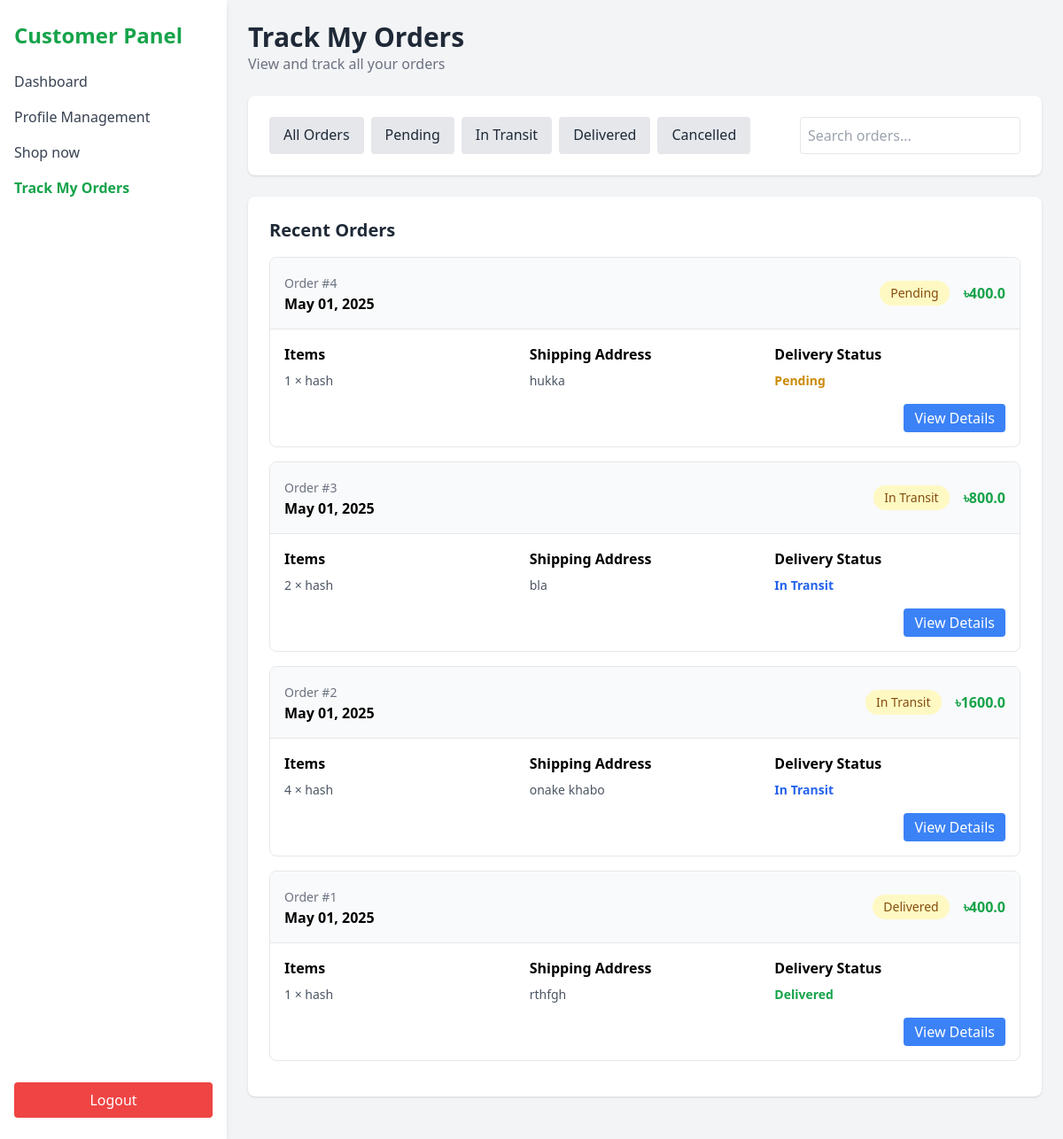
The page /track-orders (signed in) on the database as committed earlier.
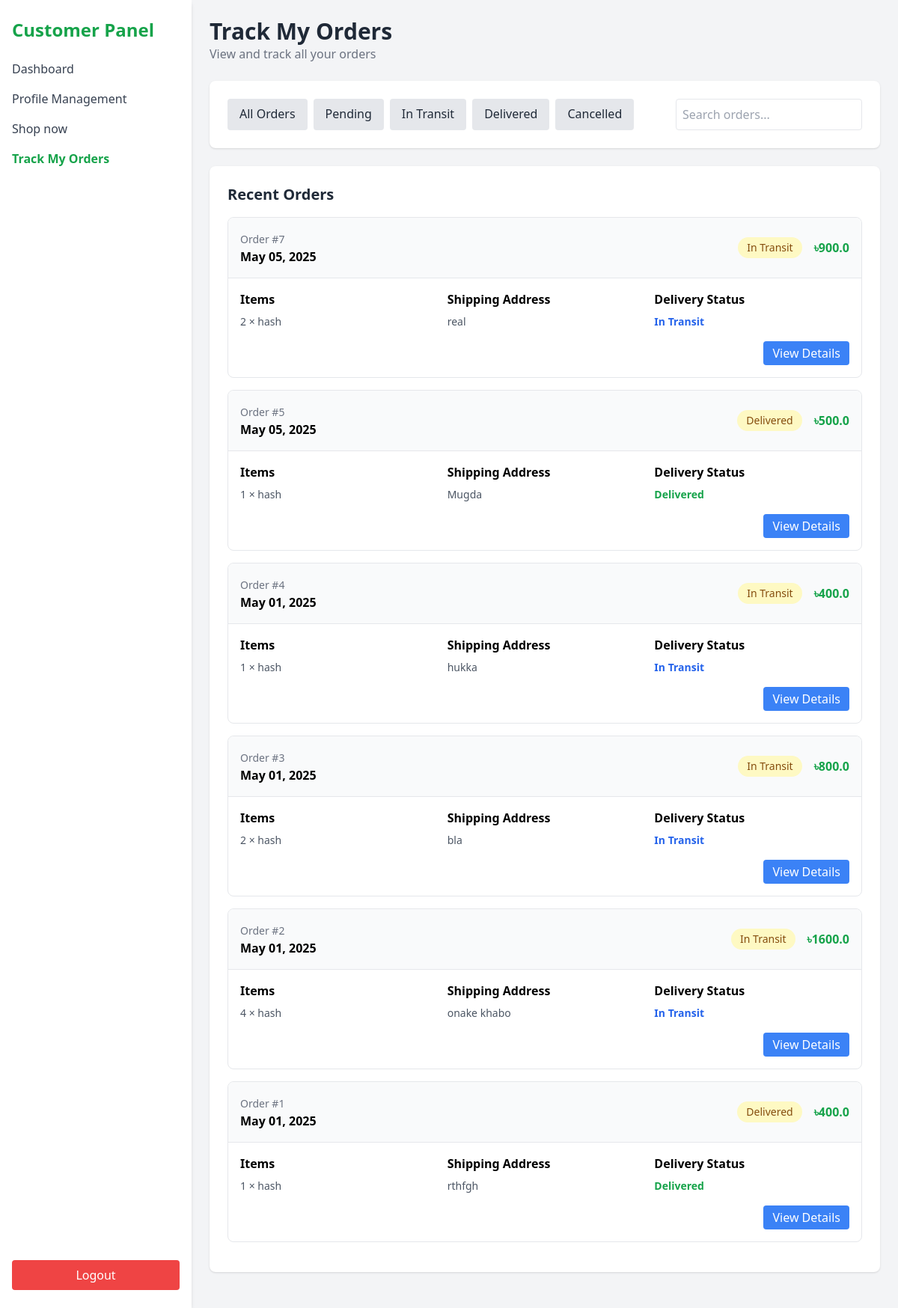
The same page on the database as committed later.
### models.py (models this page shows, shortened)
class Order(db.Model):
    id = db.Column(db.Integer, primary_key=True)
    customer_id = db.Column(db.Integer, db.ForeignKey('user.id'))
    delivery_man_id = db.Column(db.Integer, db.ForeignKey('user.id'))
    status = db.Column(db.String(20), default='Pending')  # Pending, In Transit, Delivered, Cancelled
    total_amount = db.Column(db.Float)
    shipping_address = db.Column(db.Text)
    order_date = db.Column(db.DateTime, default=datetime.utcnow)
    delivery_date = db.Column(db.DateTime)
    priority = db.Column(db.Enum(PriorityLevel), default=PriorityLevel.medium)
    customer = db.relationship('User', foreign_keys=[customer_id], backref='customer_orders')
    delivery_man = db.relationship('User', foreign_keys=[delivery_man_id], backref='delivery_orders')

class OrderItem(db.Model):
    id = db.Column(db.Integer, primary_key=True)
    order_id = db.Column(db.Integer, db.ForeignKey('order.id'))
    product_id = db.Column(db.Integer, db.ForeignKey('product.id'))
    quantity = db.Column(db.Integer, default=1)
    price = db.Column(db.Float)
    order = db.relationship('Order', backref='items')
    product = db.relationship('Product')

class Product(db.Model):
    id = db.Column(db.Integer, primary_key=True)
    name = db.Column(db.String(100), nullable=False)
    category = db.Column(db.String(100), nullable=False)
    quantity = db.Column(db.Integer, nullable=False)
    unit_price = db.Column(db.Float, nullable=False)
    product_description = db.Column(db.String(200), nullable=True)
    image = db.Column(db.String(100), nullable=True)  # Add this line for the image
    added_by = db.Column(db.Integer, db.ForeignKey('user.id'), nullable=False)

### app.py (the view)
@app.route('/track-orders')
def track_customer_orders():
    user_id = session.get('user_id')
    user = db.session.get(User, user_id)
    if not user or user.role != 'customer':
        return redirect(url_for('login'))
    status_filter = request.args.get('status')
    if status_filter and status_filter != 'All':
        orders = Order.query.filter_by(customer_id=user_id, status=status_filter).order_by(Order.order_date.desc()).all()
    else:
        orders = Order.query.filter_by(customer_id=user_id).order_by(Order.order_date.desc()).all()
    return render_template('track_orders.html', user=user, orders=orders)

### templates/track_orders.html (shortened to what the changed rows need)
<!DOCTYPE html>
<html lang="en">
<head>
  <script src="https://cdn.tailwindcss.com"></script>
</head>
<body class="bg-gray-100 min-h-screen">
  <div class="flex h-screen">
    <aside class="w-64 bg-white shadow-md px-4 py-6 flex flex-col h-full">
      <h1 class="text-2xl font-bold text-green-600 mb-6">Customer Panel</h1>
    </aside>
    <main class="flex-1 p-6 overflow-y-auto">
      <header class="mb-6">
        <h2 class="text-3xl font-semibold text-gray-800">Track My Orders</h2>
      </header>
      <section class="bg-white p-6 rounded-lg shadow mb-6">
        {% if orders %}
          {% for order in orders %}
          <div class="border rounded-lg mb-4 overflow-hidden">
            <div class="bg-gray-50 p-4 border-b flex justify-between items-center">
              <div>
                <span class="text-sm text-gray-500">Order #{{ order.id }}</span>
                <p class="font-semibold">{{ order.order_date.strftime('%B %d, %Y') }}</p>
              </div>
              <div class="flex items-center gap-4">
                <span class="bg-yellow-100 text-yellow-800 px-3 py-1 rounded-full text-sm">{{ order.status }}</span>
                <span class="font-bold text-green-600">৳{{ order.total_amount }}</span>
              </div>
            </div>
            <div class="p-4">
              <div class="flex flex-col md:flex-row gap-4 items-start">
                <div class="flex-1">
                  <h4 class="font-semibold mb-2">Items</h4>
                  <ul class="text-sm text-gray-600 space-y-1">
                    {% for item in order.items %}
                    <li>{{ item.quantity }} × {{ item.product.name }}</li>
                    {% endfor %}
                  </ul>
                </div>
                <div class="flex-1">
                  <h4 class="font-semibold mb-2">Shipping Address</h4>
                  <p class="text-sm text-gray-600">{{ order.shipping_address }}</p>
                </div>
                <div class="flex-1">
                  <h4 class="font-semibold mb-2">Delivery Status</h4>
                  <p class="text-sm font-semibold {% if order.status == 'Delivered' %}text-green-600{% elif order.status == 'In Transit' %}text-blue-600{% elif order.status == 'Cancelled' %}text-red-600{% else %}text-yellow-600{% endif %}">
                    {{ order.status }}
                  </p>
                </div>
              </div>
              <div class="mt-4 flex justify-end gap-2">
                <a href="{{ url_for('view_order_details', order_id=order.id) }}" class="bg-blue-500 text-white px-3 py-1 rounded hover:bg-blue-600">View Details</a>
              </div>
            </div>
          </div>
          {% endfor %}
        {% endif %}
      </section>
    </main>
  </div>
</body>
</html>

Rows that differ between the two databases and show on the page:
added Order: id "7", order_date "May 05, 2025", status "In Transit", total_amount "900.0", shipping_address "real"
added OrderItem: quantity "2", product.name "hash", shown under "7"
added Order: id "5", order_date "May 05, 2025", status "Delivered", total_amount "500.0", shipping_address "Mugda"
added OrderItem: quantity "1", product.name "hash", shown under "5"
changed Order "hukka": status "Pending" → "In Transit"
